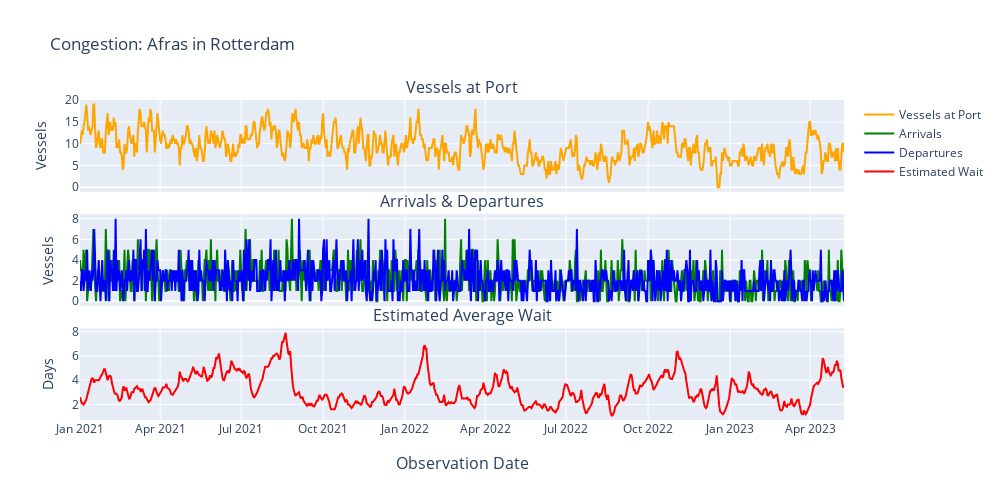

Write notebook code for a chart like this one.
### Code cell
congestion_plot(afrt_df, title="Congestion: Afras in Rotterdam")

### Figure 1 — Plotly figure (JSON) as saved in the notebook; plotly's stock layout.template omitted (floating-point values rounded to 4 significant figures; data arrays with more than 128 entries replaced by an {"elided": "..."} marker saying what was removed)
{"data": [{"line": {"color": "orange", "width": 2}, "name": "Vessels at Port", "type": "scatter", "x": {"elided": "859 str values"}, "xaxis": "x", "y": {"elided": "859 int values"}, "yaxis": "y"}, {"line": {"color": "green", "width": 2}, "name": "Arrivals", "type": "scatter", "x": {"elided": "859 str values"}, "xaxis": "x2", "y": {"elided": "859 int values"}, "yaxis": "y2"}, {"line": {"color": "blue", "width": 2}, "name": "Departures", "type": "scatter", "x": {"elided": "859 str values"}, "xaxis": "x2", "y": {"elided": "859 int values"}, "yaxis": "y2"}, {"line": {"color": "red", "width": 2}, "name": "Estimated Wait", "type": "scatter", "x": {"elided": "859 str values"}, "xaxis": "x3", "y": {"elided": "859 float values"}, "yaxis": "y3"}], "layout": {"annotations": [{"font": {"size": 16}, "showarrow": false, "text": "Vessels at Port", "x": 0.5, "xanchor": "center", "xref": "paper", "y": 1, "yanchor": "bottom", "yref": "paper"}, {"font": {"size": 16}, "showarrow": false, "text": "Arrivals & Departures", "x": 0.5, "xanchor": "center", "xref": "paper", "y": 0.6433, "yanchor": "bottom", "yref": "paper"}, {"font": {"size": 16}, "showarrow": false, "text": "Estimated Average Wait", "x": 0.5, "xanchor": "center", "xref": "paper", "y": 0.2867, "yanchor": "bottom", "yref": "paper"}, {"font": {"size": 16}, "showarrow": false, "text": "Observation Date", "x": 0.5, "xanchor": "center", "xref": "paper", "y": 0, "yanchor": "top", "yref": "paper", "yshift": -30}], "height": 500, "title": {"text": "Congestion: Afras in Rotterdam"}, "width": 1000, "xaxis": {"anchor": "y", "domain": [0, 1], "matches": "x3", "showticklabels": false}, "xaxis2": {"anchor": "y2", "domain": [0, 1], "matches": "x3", "showticklabels": false}, "xaxis3": {"anchor": "y3", "domain": [0, 1]}, "yaxis": {"anchor": "x", "domain": [0.7133, 1], "title": {"text": "Vessels"}}, "yaxis2": {"anchor": "x2", "domain": [0.3567, 0.6433], "title": {"text": "Vessels"}}, "yaxis3": {"anchor": "x3", "domain": [0, 0.2867], "title": {"text": "Days"}}}}
